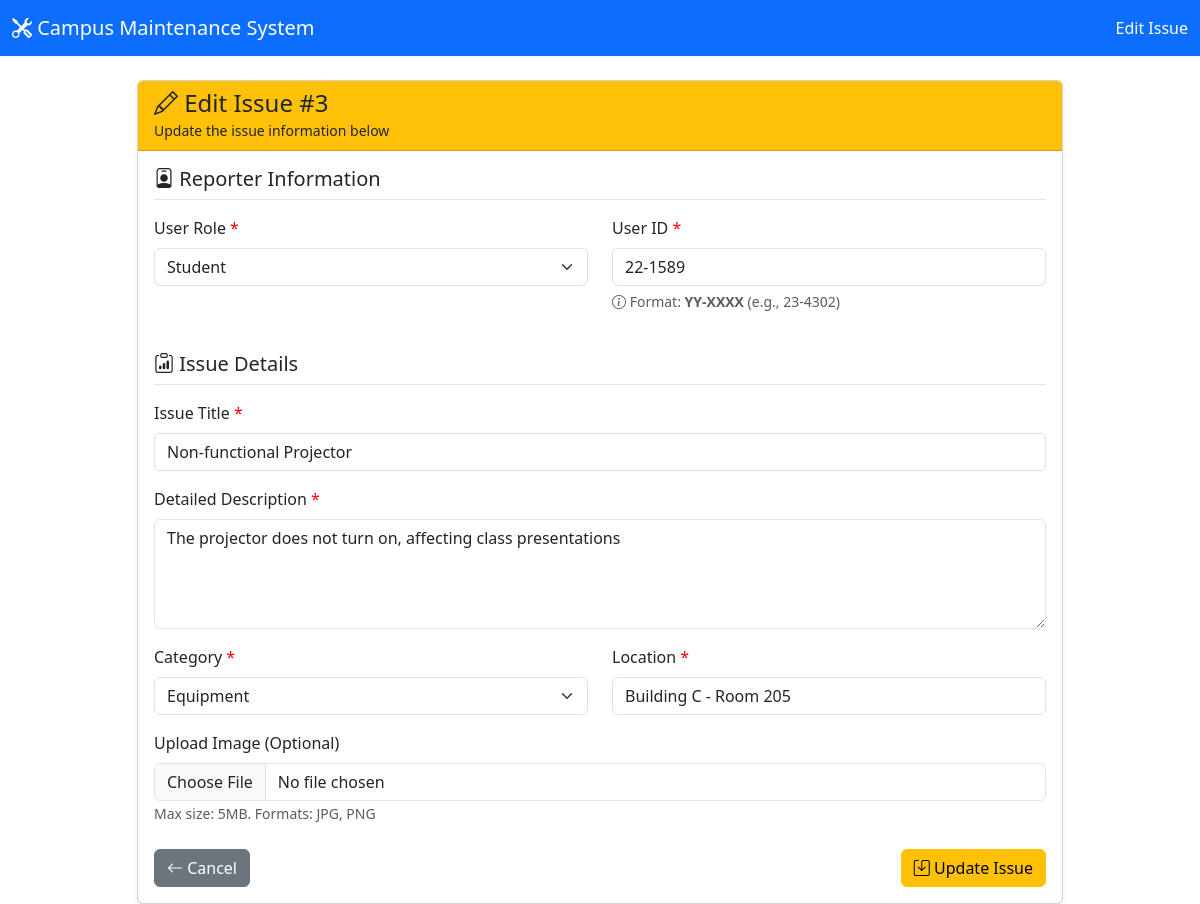
The page /index.php?action=edit&id=3 on the database its author committed.
### tables this page shows
CREATE TABLE IF NOT EXISTS issues (
    id INT AUTO_INCREMENT PRIMARY KEY,
    user_id VARCHAR(50) NOT NULL,
    user_role ENUM('Student', 'Staff', 'Instructor') NOT NULL,
    title VARCHAR(255) NOT NULL,
    description TEXT NOT NULL,
    category VARCHAR(100) NOT NULL,
    location VARCHAR(255) NOT NULL,
    image VARCHAR(255) NULL,
    status ENUM('Pending', 'In Progress', 'Completed') DEFAULT 'Pending',
    created_at TIMESTAMP DEFAULT CURRENT_TIMESTAMP,
    updated_at TIMESTAMP DEFAULT CURRENT_TIMESTAMP ON UPDATE CURRENT_TIMESTAMP,
    INDEX idx_status (status),
    INDEX idx_category (category),
    INDEX idx_user_role (user_role),
    INDEX idx_user_id (user_id)
);

### app/Controllers/IssueController.php (called while the page is built, shortened)
<?php
require_once __DIR__ . '/../Models/Issue.php';
class IssueController
{
  private $issueModel;
  public function __construct()
  {
    $this->issueModel = new Issue();
  }
  public function edit()
  {
    $id = isset($_GET['id']) ? (int)$_GET['id'] : 0;
    $issue = $this->issueModel->getById($id);
    require_once __DIR__ . '/../Views/issues/edit.php';
  }
}

### app/Models/Issue.php (called while the page is built, shortened)
<?php
require_once __DIR__ . '/../../config/database.php';
class Issue
{
  private $conn;
  private $table = 'issues';
  public function __construct()
  {
    $database = new Database();
    $this->conn = $database->connect();
  }
  public function getById($id)
  {
    $query = "SELECT * FROM " . $this->table . " WHERE id = ?";
    $stmt = $this->conn->prepare($query);
    $stmt->bind_param("i", $id);
    $stmt->execute();
    $result = $stmt->get_result();
    return $result->fetch_assoc();
  }
}

### config/database.php (called while the page is built, shortened)
<?php
class Database
{
  private $host = DB_HOST;
  private $user = DB_USER;
  private $pass = DB_PASS;
  private $dbname = DB_NAME;
  public function connect()
  {
    $this->conn = null;
    try {
      $this->conn = new mysqli($this->host, $this->user, $this->pass, $this->dbname);
      $this->conn->set_charset("utf8mb4");
    } catch (Exception $e) {
      die("Database Connection Error: " . $e->getMessage());
    }
    return $this->conn;
  }
}

### app/Views/Issues/edit.php (the view, shortened to what this page needs)
<!DOCTYPE html>
<html lang="en">
<head>
  <link href="https://cdn.jsdelivr.net/npm/bootstrap@5.3.0/dist/css/bootstrap.min.css" rel="stylesheet">
  <link rel="stylesheet" href="https://cdn.jsdelivr.net/npm/bootstrap-icons@1.10.0/font/bootstrap-icons.css">
</head>
<body>
  <nav class="navbar navbar-expand-lg navbar-dark bg-primary">
    <div class="container-fluid">
      <a class="navbar-brand" href="index.php">
        <i class="bi bi-tools"></i> Campus Maintenance System
      </a>
      <span class="navbar-text text-white">
        Edit Issue
      </span>
    </div>
  </nav>
  <div class="container mt-4">
    <div class="row justify-content-center">
      <div class="col-md-10">
        <div class="card shadow-sm">
          <div class="card-header bg-warning">
            <h4 class="mb-0"><i class="bi bi-pencil"></i> Edit Issue #<?php echo $issue['id']; ?></h4>
            <small>Update the issue information below</small>
          </div>
          <div class="card-body">
            <form method="POST" action="index.php?action=update" enctype="multipart/form-data" id="editForm">
              <h5 class="border-bottom pb-2 mb-3"><i class="bi bi-person-badge"></i> Reporter Information</h5>
              <div class="row">
                <div class="col-md-6 mb-3">
                  <label for="user_role" class="form-label required">User Role</label>
                  <select class="form-select" id="user_role" name="user_role" required>
                    <option value="Student" <?php echo $issue['user_role'] == 'Student' ? 'selected' : ''; ?>>Student</option>
                  </select>
                </div>
                <div class="col-md-6 mb-3">
                  <label for="user_id" class="form-label required">User ID</label>
                  <input type="text" class="form-control" id="user_id" name="user_id"
                    value="<?php echo htmlspecialchars($issue['user_id']); ?>" required>
                  <div id="userIdHelp" class="id-format-help text-muted"></div>
                </div>
              </div>
              <h5 class="border-bottom pb-2 mb-3 mt-4"><i class="bi bi-clipboard-data"></i> Issue Details</h5>
              <div class="mb-3">
                <label for="title" class="form-label required">Issue Title</label>
                <input type="text" class="form-control" id="title" name="title"
                  value="<?php echo htmlspecialchars($issue['title']); ?>" required>
              </div>
              <div class="mb-3">
                <label for="description" class="form-label required">Detailed Description</label>
                <textarea class="form-control" id="description" name="description"
                  rows="4" required><?php echo htmlspecialchars($issue['description']); ?></textarea>
              </div>
              <div class="row">
                <div class="col-md-6 mb-3">
                  <label for="category" class="form-label required">Category</label>
                  <select class="form-select" id="category" name="category" required>
                    <option value="Equipment" <?php echo $issue['category'] == 'Equipment' ? 'selected' : ''; ?>>Equipment</option>
                  </select>
                </div>
                <div class="col-md-6 mb-3">
                  <label for="location" class="form-label required">Location</label>
                  <input type="text" class="form-control" id="location" name="location"
                    value="<?php echo htmlspecialchars($issue['location']); ?>" required>
                </div>
              </div>
              <div class="mb-3">
                <label for="image" class="form-label">
                  <?php echo $issue['image'] ? 'Upload New Image (Optional)' : 'Upload Image (Optional)'; ?>
                </label>
                <input type="file" class="form-control" id="image" name="image"
                  accept="image/jpeg,image/png,image/jpg">
                <small class="form-text text-muted">Max size: 5MB. Formats: JPG, PNG</small>
              </div>
              <div class="d-flex justify-content-between mt-4">
                <a href="index.php?action=show&id=<?php echo $issue['id']; ?>" class="btn btn-secondary">
                  <i class="bi bi-arrow-left"></i> Cancel
                </a>
                <button type="submit" class="btn btn-warning" id="submitBtn">
                  <i class="bi bi-save"></i> Update Issue
                </button>
              </div>
            </form>
          </div>
        </div>
      </div>
    </div>
  </div>
</body>
</html>

### app/Views/Issues/edit.php (style rules this page uses)
.id-format-help { font-size: 0.875rem; margin-top: 5px; }
.form-label.required::after { content: " *"; color: red; }

### rows shown on the page
issues: id "3", user_role "Student", user_id "22-1589", title "Non-functional Projector", description "The projector does not turn on, affecting class presentations", category "Equipment", location "Building C - Room 205"
